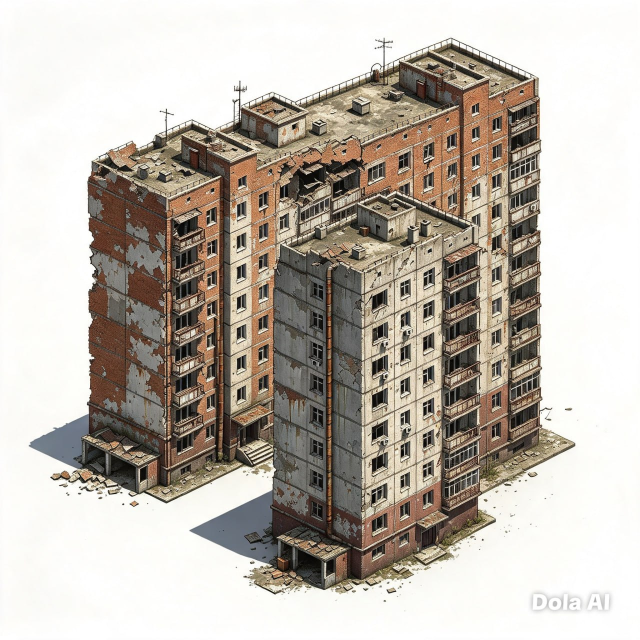
#> input picture Город/photo_2026-10-13_00-07-12.jpg, 1280 x 1280 px (shown at 1/2 size)
$ python -i city_cutout.py   (imports and definitions only)
#> lines starting #> are read from the running program, lines starting #| are printed output that depends on the picture; after the words box and inside, x2 and y2 are one past the last pixel; in counts of white or black regions, pixels touching at a corner belong together
"""Вырезка объектов города с белого фона: фон и холодные тени — заливкой от краёв, водяной знак — прямоугольником."""
import numpy as np
from PIL import Image, ImageFilter, ImageEnhance
from scipy import ndimage


def cutout(path, thin=False, holes=False):
#> called with path = '../Город/photo_2026-10-13_00-07-12.jpg', thin = False, holes = False
    im = Image.open(path).convert("RGB")
#> im is the input picture: PIL image 1280x1280 RGB; mean R, G, B 189.9, 182.5, 173.5
    a = np.array(im).astype(int)
    r, g, b = a[..., 0], a[..., 1], a[..., 2]
    mx, mn = a.max(-1), a.min(-1)
    white = (mn >= 200) & (mx - mn <= 26)
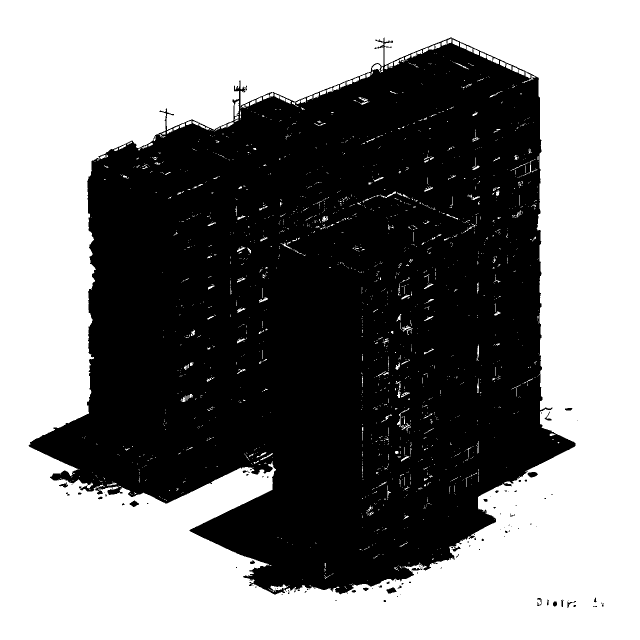
#> white: shape (1280, 1280) bool (shown at 1/2 size); 51.3% white; 139 black regions (112 under 20 px), largest, box (x1, y1, x2, y2) and area: (57, 75, 1151, 1189) 795814, (1055, 944, 1076, 955) 161, (773, 1175, 793, 1187) 157
    shadow = (b >= r - 3) & (b >= g - 6) & (mx - mn <= 45) & (mn >= 110)
#> shadow: shape (1280, 1280) bool; 35.5% white; 1343 white regions (1179 under 20 px), largest, box (x1, y1, x2, y2) and area: (0, 0, 1280, 1280) 552272, (56, 825, 178, 938) 5361, (0, 748, 48, 880) 1707
    bgc = white | shadow
#> bgc: shape (1280, 1280) bool; 52.4% white; 289 black regions (264 under 20 px), largest, box (x1, y1, x2, y2) and area: (100, 75, 1151, 1189) 776484, (89, 847, 144, 880) 542, (1055, 944, 1076, 955) 161
    lab, _ = ndimage.label(bgc)
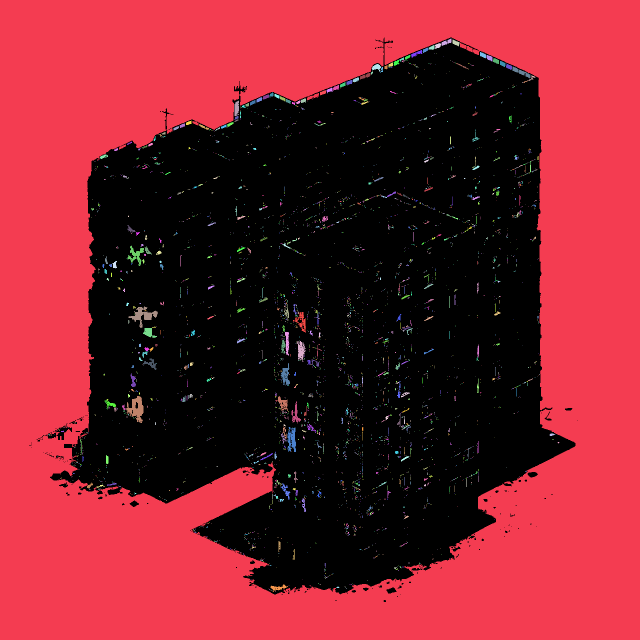
#> lab: shape (1280, 1280) int32 (shown at 1/2 size); 3955 distinct labels, from 0 to 3954; one colour per label, 0 black
    edge = np.unique(np.concatenate([lab[0], lab[-1], lab[:, 0], lab[:, -1]]))
#> edge = [1]
    bg = np.isin(lab, edge[edge > 0])
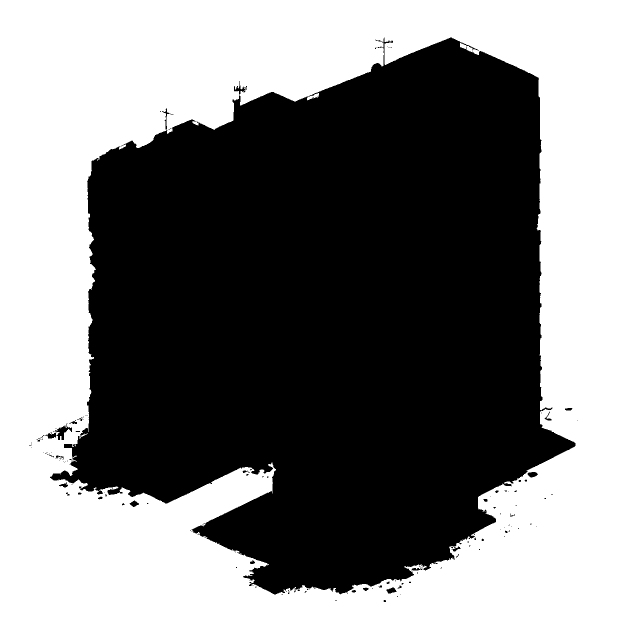
#> bg: shape (1280, 1280) bool (shown at 1/2 size); 50.7% white; 163 black regions (139 under 20 px), largest, box (x1, y1, x2, y2) and area: (100, 75, 1151, 1189) 804682, (89, 847, 144, 880) 579, (1055, 944, 1076, 955) 161
    # крупные «дыры» фона внутри объекта (под лавкой, за сеткой забора)
    sizes = ndimage.sum(np.ones_like(lab), lab, range(1, lab.max() + 1))
#> sizes = 3954 values, max 831195 at index 0, min 1 at index 8, mean 217.3
    big = [i + 1 for i, sz in enumerate(sizes) if sz > 1500]
#> big = [1]
    if holes:  # только голубоватые тени внутри (под лавкой)
        bg |= np.isin(lab, big) & ((b > r + 4) | (mn >= 232))
        bg = ndimage.binary_opening(bg, iterations=1) | (bg & (mn >= 240))
    # водяной знак в правом нижнем углу
    H, W = bg.shape
#> H = 1280; W = 1280
    wm = np.zeros_like(bg); wm[int(H * 0.89):, int(W * 0.8):] = True
    bg |= wm & (mn >= 140)
    # мелкие дыры (просветы, похожие на фон внутри) не трогаем — только связанный с краем фон
    alpha = (~bg).astype(np.uint8) * 255
    if thin:  # убрать тонкие провода
        alpha = (ndimage.binary_opening(alpha > 0, iterations=3)).astype(np.uint8) * 255
    # убрать одиночные крошки
    lab2, n2 = ndimage.label(alpha > 0)
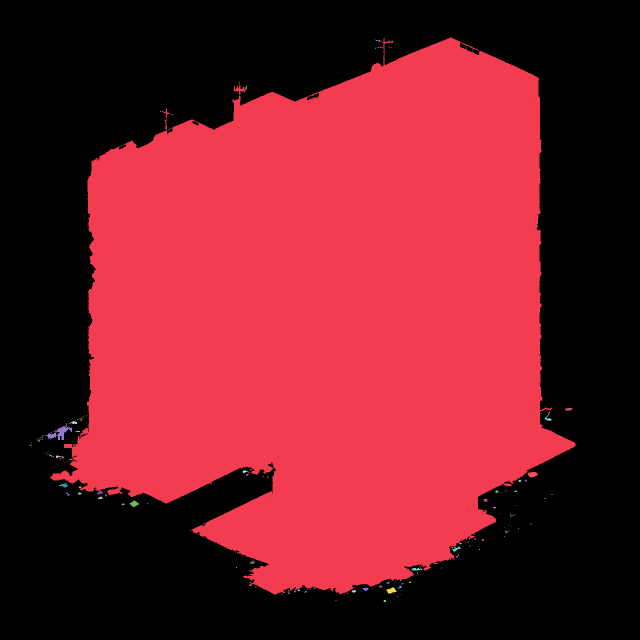
#> lab2: shape (1280, 1280) int32 (shown at 1/2 size); 227 distinct labels, from 0 to 226; one colour per label, 0 black
#> n2 = 226
    if n2:
        sizes = ndimage.sum(np.ones_like(lab2), lab2, range(1, n2 + 1))
#> sizes = 226 values, max 804547 at index 0, min 1 at index 2, mean 3571.7
        keep = np.isin(lab2, [i + 1 for i, s in enumerate(sizes) if s > 400])
#> keep: shape (1280, 1280) bool; 49.1% white; 2 white regions, box (x1, y1, x2, y2) and area: (100, 75, 1151, 1189) 804547, (91, 852, 144, 880) 564
        alpha[~keep] = 0
    # светлая кайма по краю
    edge_px = (alpha > 0) & ndimage.binary_dilation(alpha == 0, iterations=2)
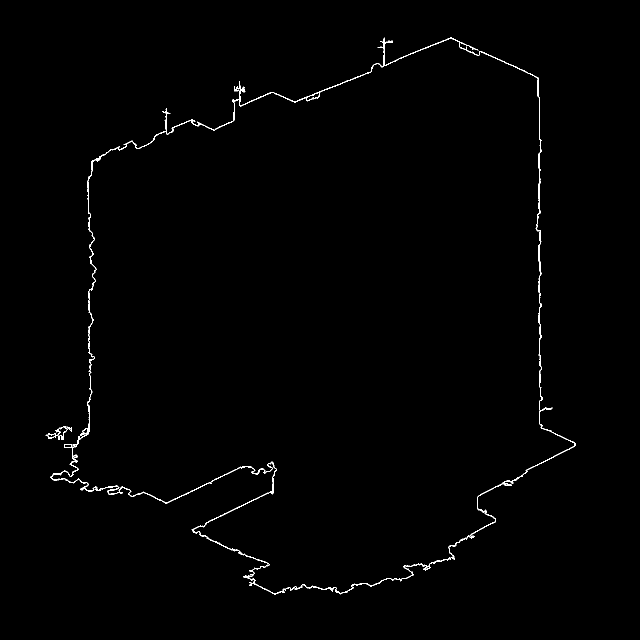
#> edge_px: shape (1280, 1280) bool (shown at 1/2 size); 0.66% white in thin lines or dots, all inside (x1, y1, x2, y2) = (91, 75, 1151, 1189)
    alpha[edge_px & (mn >= 185)] = 0
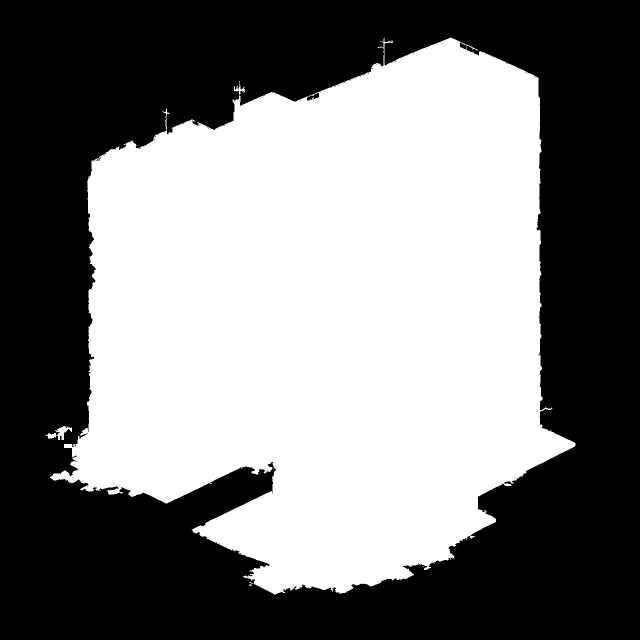
#> alpha: shape (1280, 1280) (shown at 1/2 size); 49.1% white; 17 white regions (15 under 20 px), largest, box (x1, y1, x2, y2) and area: (100, 75, 1151, 1189) 803349, (91, 852, 144, 880) 564
    alpha = np.array(Image.fromarray(alpha).filter(ImageFilter.GaussianBlur(0.7)))
    out = Image.fromarray(np.dstack([a.astype(np.uint8), alpha]), "RGBA")
    return out.crop(out.getbbox())
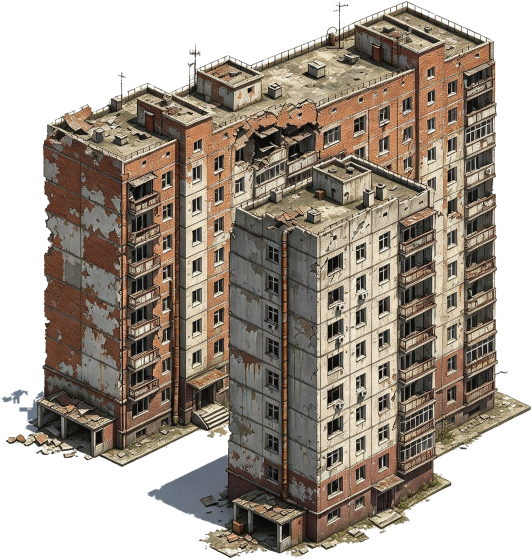
#> returned value: PIL image 1064x1118 RGBA (shown at 1/2 size); mean R, G, B, A 166, 156, 144.3, 172.3; transparent parts drawn white


def stylize(im):
    """Приведение к палитре игры: чуть теплее, приглушённее, контрастнее."""
    rgb = im.convert("RGB")
    rgb = ImageEnhance.Color(rgb).enhance(0.82)
    rgb = ImageEnhance.Contrast(rgb).enhance(1.08)
    arr = np.array(rgb).astype(float)
    arr[..., 0] *= 1.02; arr[..., 2] *= 0.9
    arr = np.clip(arr * 0.94, 0, 255).astype(np.uint8)
    out = Image.fromarray(arr).convert("RGBA")
    out.putalpha(im.getchannel("A"))
    return out.filter(ImageFilter.UnsharpMask(radius=1.2, percent=60, threshold=2))

>>> result = cutout('../Город/photo_2026-10-13_00-07-12.jpg')

$ run again, on Город/photo_2026-10-13_00-07-13.jpg
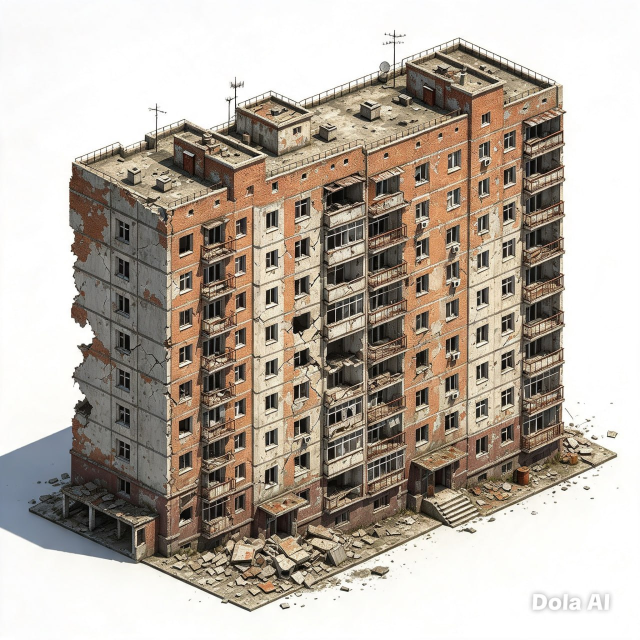
#> input picture Город/photo_2026-10-13_00-07-13.jpg, 1280 x 1280 px (shown at 1/2 size)
#> in cutout, im is the input picture: PIL image 1280x1280 RGB; mean R, G, B 184.2, 174.5, 163.8
#> white: shape (1280, 1280) bool; 43% white; 1803 white regions (1594 under 20 px), largest, box (x1, y1, x2, y2) and area: (0, 0, 1280, 1280) 687497, (459, 197, 470, 242) 415, (668, 654, 688, 674) 157
#> shadow: shape (1280, 1280) bool; 37.4% white; 848 white regions (738 under 20 px), largest, box (x1, y1, x2, y2) and area: (0, 0, 1280, 1280) 602206, (164, 557, 205, 623) 1016, (288, 544, 331, 603) 684
#> bgc: shape (1280, 1280) bool; 44.8% white; 2418 white regions (2173 under 20 px), largest, box (x1, y1, x2, y2) and area: (0, 0, 1280, 1280) 711786, (164, 557, 205, 623) 1016, (288, 544, 331, 603) 684
#> lab: shape (1280, 1280) int32; 3137 distinct labels, from 0 to 3136
#> edge = [1]
#> bg: shape (1280, 1280) bool; 43.4% white; 1 white region, box (x1, y1, x2, y2) and area: (0, 0, 1280, 1280) 710723
#> in cutout, `sizes = ndimage.sum(np.ones_like(lab), lab, range(1, lab.max() + 1))`: sizes = 3136 values, max 710723 at index 0, min 1 at index 12, mean 234.1
#> big = [1]
#> in cutout, `lab2, n2 = ndimage.label(alpha > 0)`:
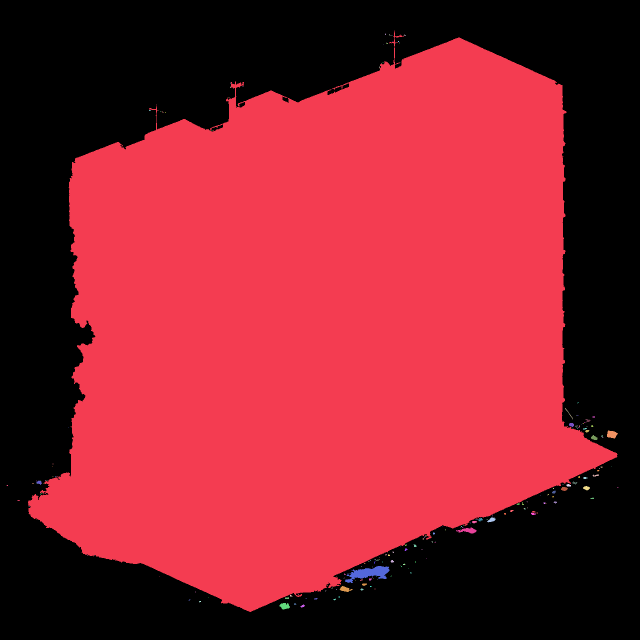
#> lab2: shape (1280, 1280) int32 (shown at 1/2 size); 200 distinct labels, from 0 to 199; one colour per label, 0 black
#> n2 = 199
#> in cutout, `sizes = ndimage.sum(np.ones_like(lab2), lab2, range(1, n2 + 1))`: sizes = 199 values, max 923550 at index 0, min 1 at index 4, mean 4661.7
#> keep: shape (1280, 1280) bool; 56.5% white; 1 black region, box (x1, y1, x2, y2) and area: (0, 0, 1280, 1280) 713386
#> edge_px: shape (1280, 1280) bool; 0.61% white in thin lines or dots, all inside (x1, y1, x2, y2) = (56, 61, 1235, 1224)
#> in cutout, `return out.crop(out.getbbox())`:
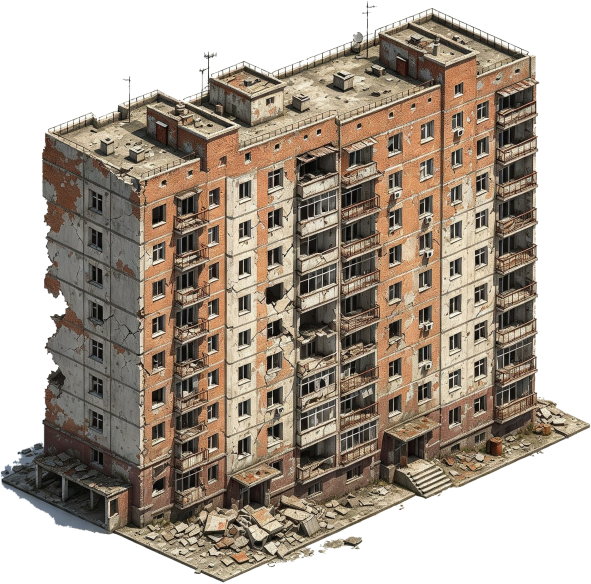
#> returned value: PIL image 1182x1167 RGBA (shown at 1/2 size); mean R, G, B, A 172, 160.4, 147.7, 170.8; transparent parts drawn white

$ run again, on Город/photo_2026-10-13_00-07-14.jpg
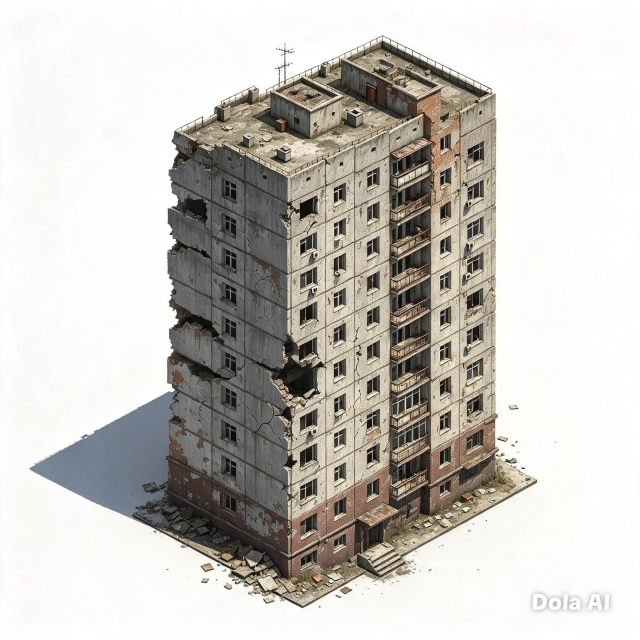
#> input picture Город/photo_2026-10-13_00-07-14.jpg, 1280 x 1280 px (shown at 1/2 size)
#> in cutout, im is the input picture: PIL image 1280x1280 RGB; mean R, G, B 199.5, 196.5, 190.5
#> white: shape (1280, 1280) bool; 58.8% white; 89 black regions (70 under 20 px), largest, box (x1, y1, x2, y2) and area: (59, 71, 1074, 1216) 672657, (401, 1125, 428, 1144) 321, (679, 1173, 705, 1189) 232
#> shadow: shape (1280, 1280) bool; 46.6% white; 1925 white regions (1774 under 20 px), largest, box (x1, y1, x2, y2) and area: (0, 0, 1280, 1280) 738677, (364, 864, 423, 950) 1967, (1024, 1088, 1108, 1169) 1604
#> bgc: shape (1280, 1280) bool; 61.6% white; 295 black regions (277 under 20 px), largest, box (x1, y1, x2, y2) and area: (237, 71, 1074, 1216) 626235, (401, 1125, 428, 1144) 320, (679, 1173, 705, 1189) 232
#> lab: shape (1280, 1280) int32; 5216 distinct labels, from 0 to 5215
#> edge = [1]
#> bg: shape (1280, 1280) bool; 59.9% white; 144 black regions (129 under 20 px), largest, box (x1, y1, x2, y2) and area: (237, 71, 1074, 1216) 654681, (401, 1125, 428, 1144) 320, (679, 1173, 705, 1189) 232
#> in cutout, `sizes = ndimage.sum(np.ones_like(lab), lab, range(1, lab.max() + 1))`: sizes = 5215 values, max 981781 at index 0, min 1 at index 5, mean 193.6
#> big = [1, 3454, 4135]
#> in cutout, `lab2, n2 = ndimage.label(alpha > 0)`:
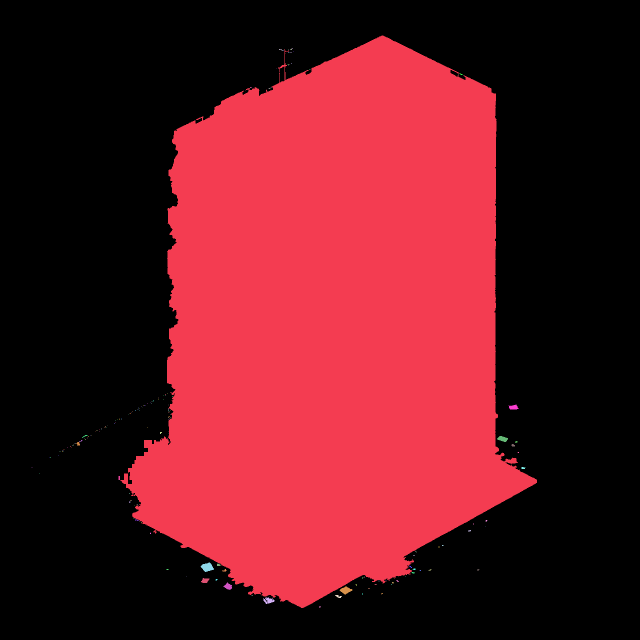
#> lab2: shape (1280, 1280) int32 (shown at 1/2 size); 187 distinct labels, from 0 to 186; one colour per label, 0 black
#> n2 = 186
#> in cutout, `sizes = ndimage.sum(np.ones_like(lab2), lab2, range(1, n2 + 1))`: sizes = 186 values, max 654595 at index 0, min 1 at index 4, mean 3530.2
#> keep: shape (1280, 1280) bool; 40% white; 1 white region, box (x1, y1, x2, y2) and area: (240, 71, 1074, 1216) 654595
#> edge_px: shape (1280, 1280) bool; 0.49% white in thin lines or dots, all inside (x1, y1, x2, y2) = (240, 71, 1074, 1216)
#> in cutout, `return out.crop(out.getbbox())`:
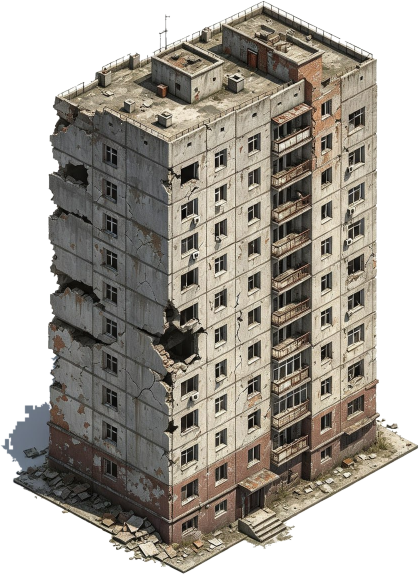
#> returned value: PIL image 838x1149 RGBA (shown at 1/2 size); mean R, G, B, A 164.5, 159.4, 150.5, 173.1; transparent parts drawn white

$ run again, on Город/photo_2026-10-13_00-07-15.jpg
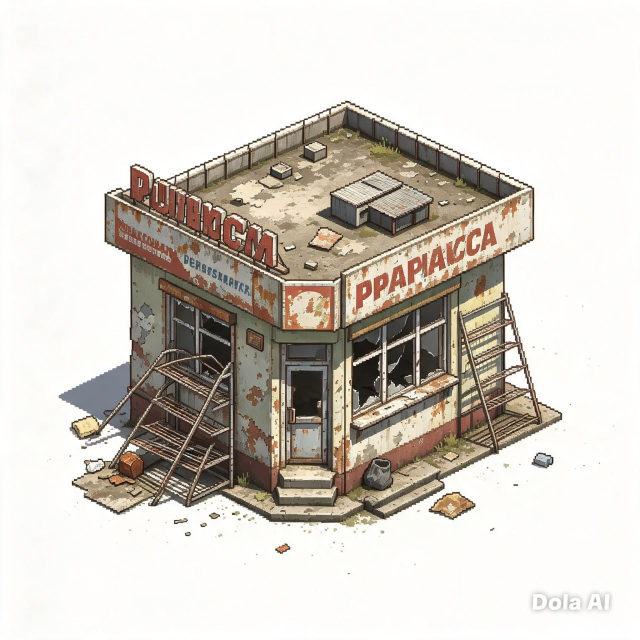
#> input picture Город/photo_2026-10-13_00-07-15.jpg, 1280 x 1280 px (shown at 1/2 size)
#> in cutout, im is the input picture: PIL image 1280x1280 RGB; mean R, G, B 210.8, 205.3, 197.3
#> white: shape (1280, 1280) bool; 64.7% white; 151 black regions (119 under 20 px), largest, box (x1, y1, x2, y2) and area: (117, 201, 1125, 1055) 571004, (857, 984, 951, 1040) 3162, (1063, 905, 1107, 937) 891
#> shadow: shape (1280, 1280) bool; 48.4% white; 530 white regions (371 under 20 px), largest, box (x1, y1, x2, y2) and area: (0, 0, 1280, 1280) 768819, (168, 828, 255, 892) 1085, (1008, 927, 1076, 977) 992
#> bgc: shape (1280, 1280) bool; 65.9% white; 197 black regions (170 under 20 px), largest, box (x1, y1, x2, y2) and area: (141, 201, 1125, 1055) 553260, (857, 984, 951, 1040) 3152, (1063, 905, 1107, 937) 456
#> lab: shape (1280, 1280) int32; 1653 distinct labels, from 0 to 1652
#> edge = [1]
#> in cutout, `sizes = ndimage.sum(np.ones_like(lab), lab, range(1, lab.max() + 1))`: sizes = 1652 values, max 1045609 at index 0, min 1 at index 3, mean 653.2
#> big = [1]
#> lab2: shape (1280, 1280) int32; 128 distinct labels, from 0 to 127
#> n2 = 127
#> in cutout, `sizes = ndimage.sum(np.ones_like(lab2), lab2, range(1, n2 + 1))`: sizes = 127 values, max 586584 at index 0, min 1 at index 3, mean 4667.3
#> keep: shape (1280, 1280) bool; 36.1% white; 3 white regions, box (x1, y1, x2, y2) and area: (142, 201, 1125, 1055) 586584, (857, 984, 951, 1040) 3157, (1063, 905, 1107, 937) 943
#> edge_px: shape (1280, 1280) bool; 0.51% white in thin lines or dots, all inside (x1, y1, x2, y2) = (142, 201, 1125, 1055)
#> in cutout, `return out.crop(out.getbbox())`:
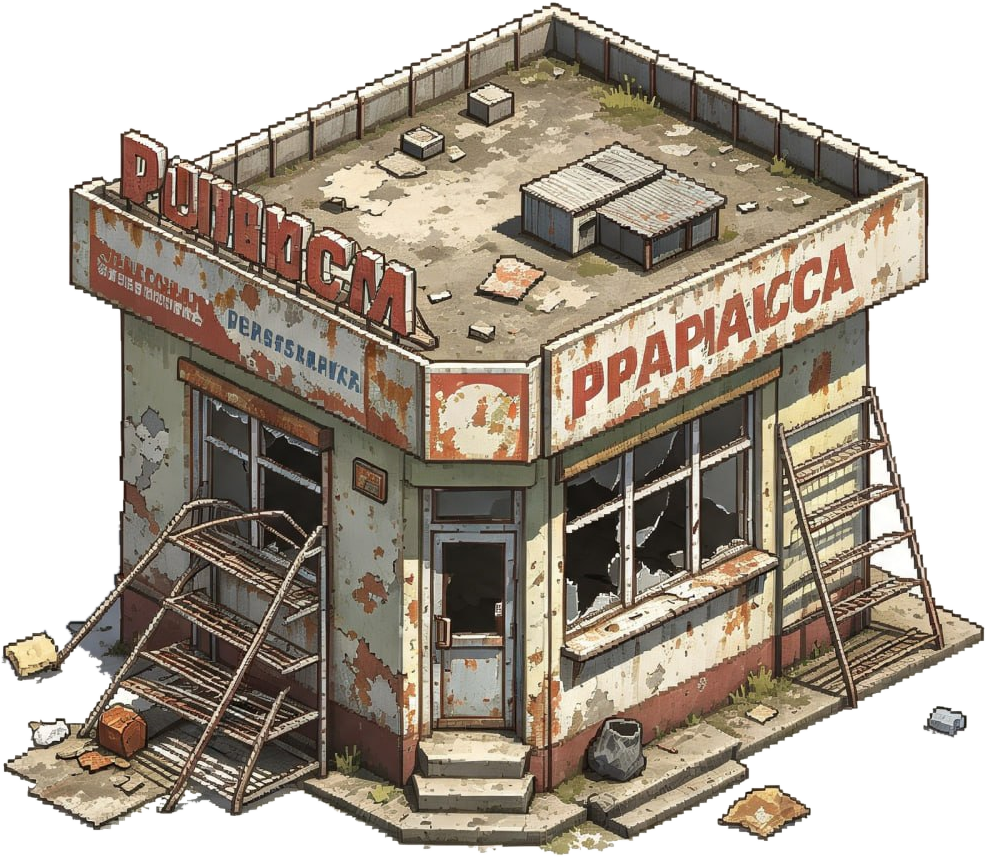
#> returned value: PIL image 987x857 RGBA; mean R, G, B, A 171.2, 161, 147.8, 177.9; transparent parts drawn white
